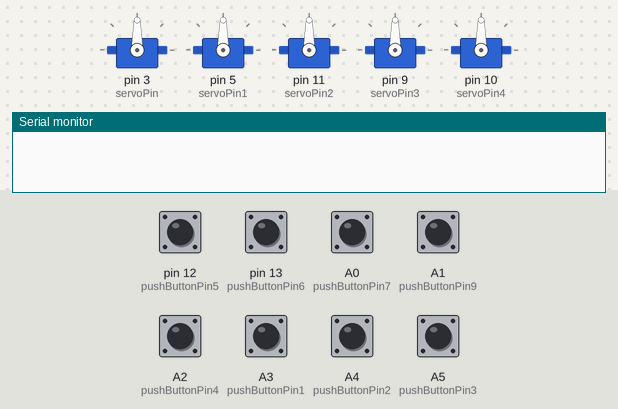
Bench run of a sketch on a simulated Arduino Uno, built with avr-gcc and run on an emulated ATmega328P. Shown: 5 × servo, the last lines printed to the serial monitor. The test bench sets the inputs (shaded band); at power-on: A0 (pushButtonPin7), A1 (pushButtonPin9), A2 (pushButtonPin4), A3 (pushButtonPin1), A4 (pushButtonPin2), A5 (pushButtonPin3), pin 12 (pushButtonPin5), pin 13 (pushButtonPin6) HIGH.

Above: at 1.2 s.
1.3 s: pin 12 (pushButtonPin5) pulled LOW for 1 s
At 2.7 s:
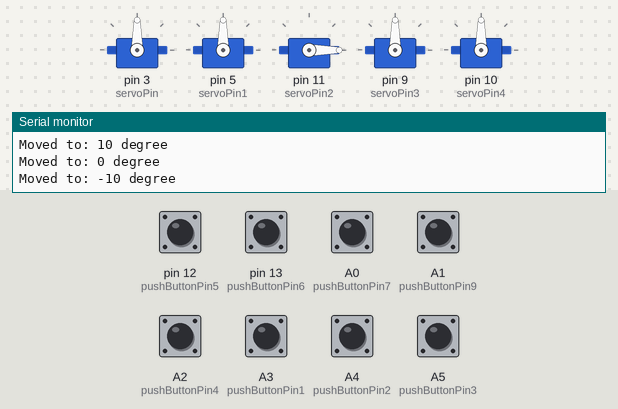
4.3 s: pin 13 (pushButtonPin6) pulled LOW for 0.15 s
At 5.6 s:
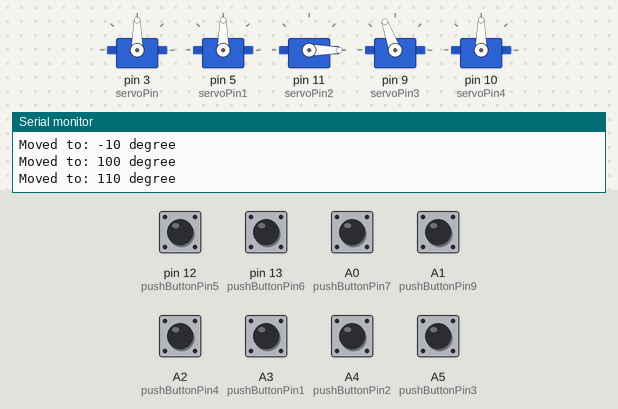
5.9 s: A0 (pushButtonPin7) pulled LOW for 1 s
At 7.5 s:
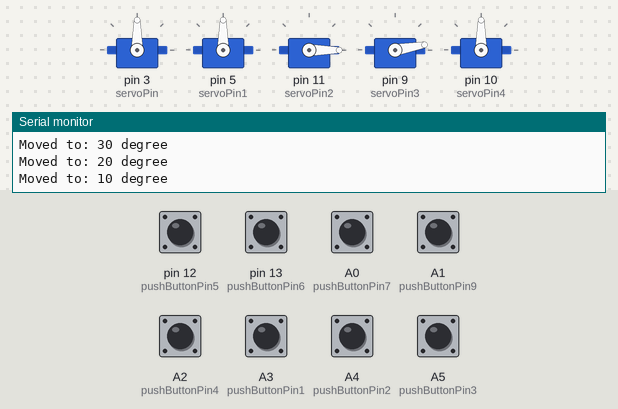
8.9 s: A1 (pushButtonPin9) pulled LOW for 0.15 s
At 10.2 s:
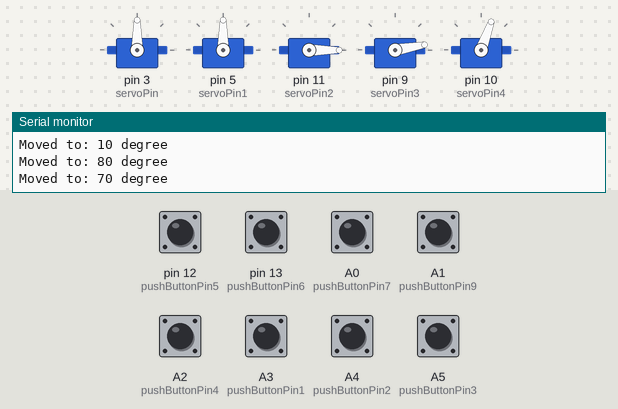
10.5 s: A3 (pushButtonPin1) pulled LOW for 0.15 s
At 11.5 s:
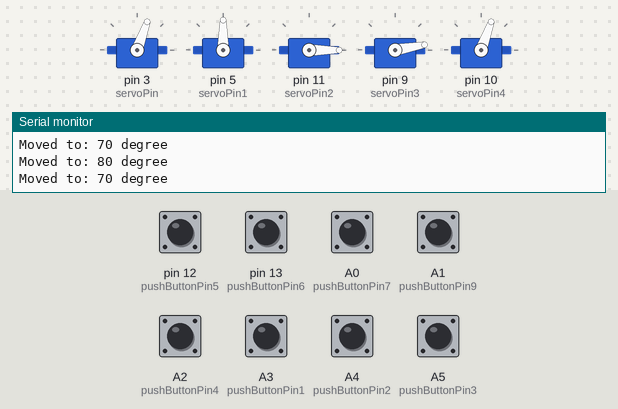
12.1 s: A4 (pushButtonPin2) pulled LOW for 0.15 s
At 12.7 s:
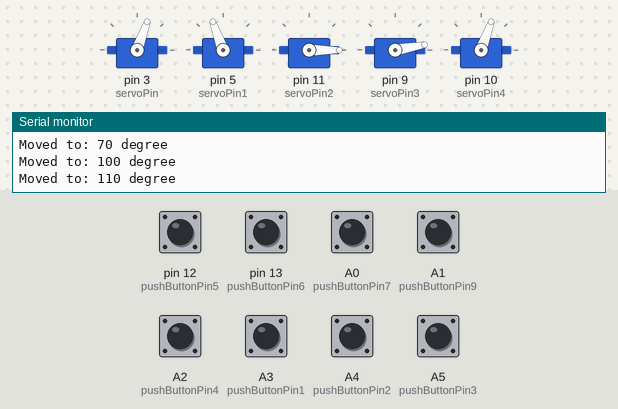
Timing chart, 0 to 14.7 s (numbered marks = the images above; inputs shaded):
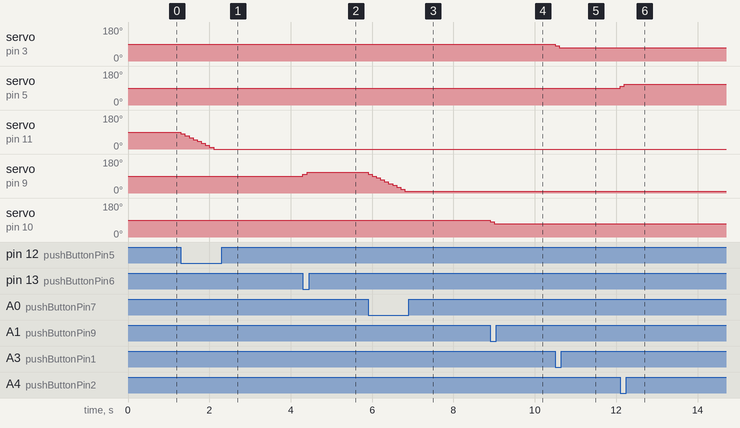

The sketch:

5_Servo_10_Push_Button.ino
```cpp
/*=============== Program Kontrol Motor ===============*/
/*========== Oleh: https://github.com/hooda811/ ==========*/
/*== Program lain: https://github.com/hooda811/Program ==*/
// Program sudah disimulasikan di benda nyata dan bekerja dengan baik

#include <Servo.h>

Servo myservo;  // create servo object to control a servo
Servo myservo1;
Servo myservo2;
Servo myservo3;
Servo myservo4;

#define servoPin 3 //~
#define servoPin1 5
#define servoPin2 11
#define servoPin3 9
#define servoPin4 10

#define pushButtonPin 1
#define pushButtonPin1 A3
#define pushButtonPin2 A4
#define pushButtonPin3 A5
#define pushButtonPin4 A2
#define pushButtonPin5 12
#define pushButtonPin6 13
#define pushButtonPin7 A0
#define pushButtonPin8 0
#define pushButtonPin9 A1

int angle =90;    // initial angle  for servo
int angleStep =10;
int angle1 = 90;
int angle2 =90;
int angle3 =90;
int angle4 =90;

const int minAngle = 0;
const int maxAngle = 180;

void setup() {
  // Servo button demo by Robojax.com
  Serial.begin(9600);          //  setup serial
  myservo.attach(servoPin);  // attaches the servo on pin 3 to the servo object
  myservo1.attach(servoPin1);
  myservo2.attach(servoPin2);
  myservo3.attach(servoPin3);
  myservo4.attach(servoPin4);
  pinMode(pushButtonPin,INPUT_PULLUP);
  pinMode(pushButtonPin1,INPUT_PULLUP);
  pinMode(pushButtonPin2,INPUT_PULLUP);
  pinMode(pushButtonPin3,INPUT_PULLUP);
  pinMode(pushButtonPin4,INPUT_PULLUP);
  pinMode(pushButtonPin5,INPUT_PULLUP);
  pinMode(pushButtonPin6,INPUT_PULLUP);
  pinMode(pushButtonPin7,INPUT_PULLUP);
  pinMode(pushButtonPin8,INPUT_PULLUP);
  pinMode(pushButtonPin9,INPUT_PULLUP);
}

void loop() {
  while(digitalRead(pushButtonPin) == LOW){
  // change the angle for next time through the loop:
  angle = angle + angleStep;
  if (angle <0){
    angle =0;
  }
    myservo.write(angle); // move the servo to desired angle
      Serial.print("Moved to: ");
      Serial.print(angle);   // print the angle
      Serial.println(" degree");
  delay(100); // waits for the servo to get there
  }// while
while(digitalRead(pushButtonPin1) == LOW){
  // change the angle for next time through the loop:
  angle = angle - angleStep;
  if (angle >180){
    angle =180;
  }
    myservo.write(angle); // move the servo to desired angle
      Serial.print("Moved to: ");
      Serial.print(angle);   // print the angle
      Serial.println(" degree");
  delay(100); // waits for the servo to get there
  }// while


  while(digitalRead(pushButtonPin2) == LOW){
  // change the angle for next time through the loop:
  angle1 = angle1 + angleStep;
  if (angle1 <0){
    angle1 =0;
  }

    myservo1.write(angle1); // move the servo to desired angle
      Serial.print("Moved to: ");
      Serial.print(angle1);   // print the angle
      Serial.println(" degree");
  delay(100); // waits for the servo to get there
  }// while
while(digitalRead(pushButtonPin3) == LOW){
  // change the angle for next time through the loop:
  angle1 = angle1 - angleStep;
  if (angle1 >180){
    angle1 =180;
  }
    myservo1.write(angle1); // move the servo to desired angle
      Serial.print("Moved to: ");
      Serial.print(angle1);   // print the angle
      Serial.println(" degree");
  delay(100); // waits for the servo to get there
  }// while

  while(digitalRead(pushButtonPin4) == LOW){
  // change the angle for next time through the loop:
  angle2 = angle2 + angleStep;
  if (angle2 <0){
    angle2 =0;
  }
    myservo2.write(angle2); // move the servo to desired angle
      Serial.print("Moved to: ");
      Serial.print(angle2);   // print the angle
      Serial.println(" degree");
  delay(100); // waits for the servo to get there
  }// while
while(digitalRead(pushButtonPin5) == LOW){
  // change the angle for next time through the loop:
  angle2 = angle2 - angleStep;
  if (angle2 >180){
    angle2 =180;
  }
    myservo2.write(angle2); // move the servo to desired angle
      Serial.print("Moved to: ");
      Serial.print(angle2);   // print the angle
      Serial.println(" degree");
  delay(100); // waits for the servo to get there
  }// while

  while(digitalRead(pushButtonPin6) == LOW){
  // change the angle for next time through the loop:
  angle3 = angle3 + angleStep;
  if (angle3 <0){
    angle3 =0;
  }
    myservo3.write(angle3); // move the servo to desired angle
      Serial.print("Moved to: ");
      Serial.print(angle3);   // print the angle
      Serial.println(" degree");
  delay(100); // waits for the servo to get there
  }// while
while(digitalRead(pushButtonPin7) == LOW){
  // change the angle for next time through the loop:
  angle3 = angle3 - angleStep;
  if (angle3 >180){
    angle3 =180;
  }
    myservo3.write(angle3); // move the servo to desired angle
      Serial.print("Moved to: ");
      Serial.print(angle3);   // print the angle
      Serial.println(" degree");
  delay(100); // waits for the servo to get there
  }// while

  while(digitalRead(pushButtonPin8) == LOW){
  // change the angle for next time through the loop:
  angle4 = angle4 + angleStep;
  if (angle4 <0){
    angle4 =0;
  }
    myservo4.write(angle4); // move the servo to desired angle
      Serial.print("Moved to: ");
      Serial.print(angle4);   // print the angle
      Serial.println(" degree");
  delay(100); // waits for the servo to get there
  }// while
while(digitalRead(pushButtonPin9) == LOW){
  // change the angle for next time through the loop:
  angle4 = angle4 - angleStep;
  if (angle4 >180){
    angle4 =180;
  }
    myservo4.write(angle4); // move the servo to desired angle
      Serial.print("Moved to: ");
      Serial.print(angle4);   // print the angle
      Serial.println(" degree");
  delay(100); // waits for the servo to get there
  }// while
}//loop
```

Measured:
- after the input at 1.3 s, servo on pin 11 (servoPin2): moves from 90° to 0° over 0.80 s, starting at once
- after the input at 4.3 s, servo on pin 9 (servoPin3): 90° → 100° at once, → 110° 0.10 s later
- after the input at 5.9 s, servo on pin 9 (servoPin3): moves from 110° to 10° over 0.90 s, starting at once
- after the input at 8.9 s, servo on pin 10 (servoPin4): 90° → 80° at once, → 70° 0.10 s later
- after the input at 10.5 s, servo on pin 3 (servoPin): 90° → 80° at once, → 70° 0.10 s later
- after the input at 12.1 s, servo on pin 5 (servoPin1): 90° → 100° at once, → 110° 0.10 s later
